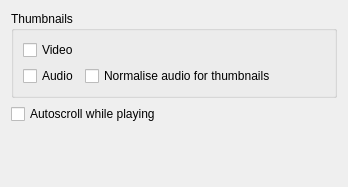
<ui version="4.0" >
 <class>ConfigDisplay_UI</class>
 <widget class="QWidget" name="ConfigDisplay_UI" >
  <property name="geometry" >
   <rect>
    <x>0</x>
    <y>0</y>
    <width>348</width>
    <height>187</height>
   </rect>
  </property>
  <layout class="QGridLayout" name="gridLayout_2" >
   <item row="0" column="0" >
    <widget class="QGroupBox" name="groupBox" >
     <property name="title" >
      <string>Thumbnails</string>
     </property>
     <layout class="QGridLayout" name="gridLayout" >
      <item row="0" column="0" >
       <widget class="QCheckBox" name="kcfg_videothumbnails" >
        <property name="text" >
         <string>Video</string>
        </property>
       </widget>
      </item>
      <item row="0" column="1" >
       <spacer name="horizontalSpacer" >
        <property name="orientation" >
         <enum>Qt::Horizontal</enum>
        </property>
        <property name="sizeHint" stdset="0" >
         <size>
          <width>96</width>
          <height>20</height>
         </size>
        </property>
       </spacer>
      </item>
      <item row="1" column="0" >
       <widget class="QCheckBox" name="kcfg_audiothumbnails" >
        <property name="text" >
         <string>Audio</string>
        </property>
       </widget>
      </item>
      <item row="1" column="1" >
       <widget class="QCheckBox" name="kcfg_normaliseaudiothumbs" >
        <property name="text" >
         <string>Normalise audio for thumbnails</string>
        </property>
       </widget>
      </item>
     </layout>
    </widget>
   </item>
   <item row="1" column="0" >
    <widget class="QCheckBox" name="kcfg_autoscroll" >
     <property name="text" >
      <string>Autoscroll while playing</string>
     </property>
    </widget>
   </item>
   <item row="2" column="0" >
    <spacer name="verticalSpacer" >
     <property name="orientation" >
      <enum>Qt::Vertical</enum>
     </property>
     <property name="sizeHint" stdset="0" >
      <size>
       <width>20</width>
       <height>56</height>
      </size>
     </property>
    </spacer>
   </item>
  </layout>
 </widget>
 <resources/>
 <connections/>
</ui>
